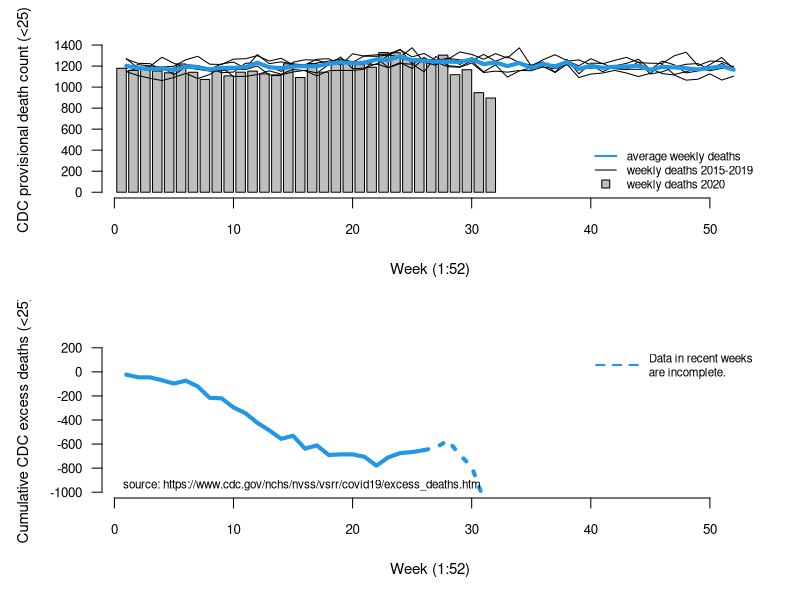
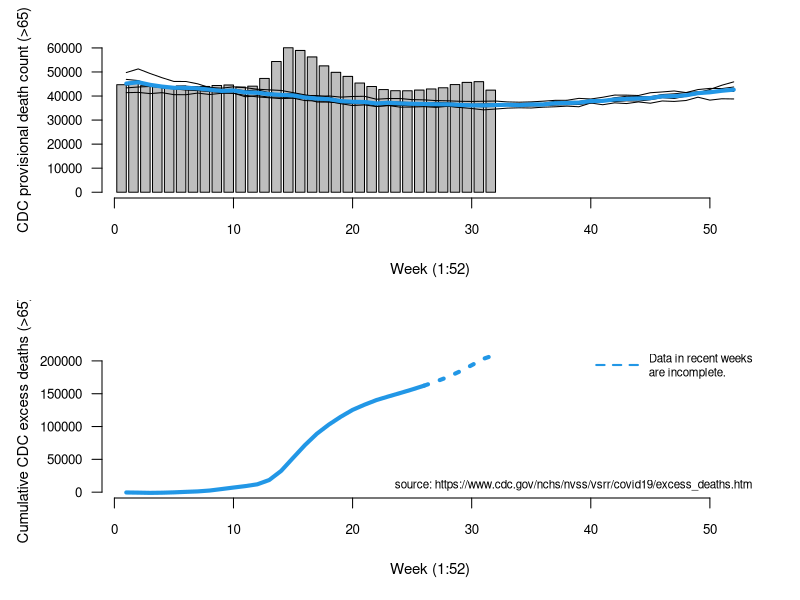

R code for these plots, in order:
## ---- chunk 1
Data<-read.csv("Weekly_counts_of_death_by_age_Full_Data_data_under25.csv")
Weekly<-matrix(NA,52,6,
	dimnames=list(1:52,2015:2020))
for(i in 1:6){
	ii<-which(Data$Year==(2014+i))
	Weekly[ii-52*(i-1),as.character(2014+i)]<-Data[ii,"Number.of.Deaths"]
}
par(mfrow=c(2,1),mar=c(5.1,5.1,2.1,2.1))
plot(NA,xlim=c(1,52),ylim=c(0,max(Weekly,na.rm=TRUE)),bty="n",xlab="Week (1:52)",
	ylab="",las=1,cex.axis=0.8,cex.lab=0.9)
title(ylab="CDC provisional death count (<25)",line=3.5,cex.lab=0.9)
barplot(Weekly[,"2020"],width=0.8,space=0.25,add=TRUE,axes=FALSE,names.arg="")
for(i in 1:5){
	lines(1:52,Weekly[,i])
}
lines(1:52,rowMeans(Weekly[,1:5]),lwd=4,col=palette()[4])
legend("bottomright",c("average weekly deaths","weekly deaths 2015-2019",
	"weekly deaths 2020"),bty="n",pch=c(NA,NA,22),pt.bg=c(NA,NA,"grey"),
	cex=0.7,pt.cex=c(NA,NA,1.2),lwd=c(2,1,NA),col=c(palette()[4],"black",
	"black"))
Expected<-rowMeans(Weekly[,1:5])
deaths.2020<-Weekly[,"2020"]
deaths.2020<-deaths.2020[!is.na(deaths.2020)]
excess.2020<-deaths.2020-Expected[1:length(deaths.2020)]
cs<-cumsum(excess.2020)
plot(NA,xlim=c(1,52),ylim=c(-1000,200),
	bty="n",xlab="Week (1:52)",
	ylab="",las=1,cex.axis=0.8,cex.lab=0.9)
title(ylab="Cumulative CDC excess deaths (<25)",line=3.5,cex.lab=0.9)
lines(1:(length(deaths.2020)-6),cs[1:(length(cs)-6)],lwd=4,col=palette()[4])
lines(1:7+(length(deaths.2020)-7),cs[1:7+(length(deaths.2020)-7)],lwd=4,
	lty="dotted",,col=palette()[4])
legend("bottomleft","source: https://www.cdc.gov/nchs/nvss/vsrr/covid19/excess_deaths.htm",
	cex=0.7,bty="n")
legend("topright","Data in recent weeks\nare incomplete.",lty="dashed",
	lwd=2,col=palette()[4],bty="n",cex=0.7,seg.len=4)
## ---- chunk 2
Data<-read.csv("Weekly_counts_of_death_by_age_Full_Data_data_over65.csv")
jj<-grep("Age.Group",colnames(Data))
ages<-levels(as.factor(Data[,jj]))
Weekly<-matrix(NA,52,6,
	dimnames=list(1:52,2015:2020))
for(i in 1:length(ages)){
	ii<-which(Data[,jj]==ages[i])
	Tmp<-Data[ii,]
	for(j in 1:6){
		ii<-which(Tmp$Year==(2014+j))
		if(i==1) Weekly[ii-52*(j-1),as.character(2014+j)]<-0
		Weekly[ii-52*(j-1),as.character(2014+j)]<-
			Weekly[ii-52*(j-1),as.character(2014+j)]+
			Tmp[ii,"Number.of.Deaths"]
	}
}
par(mfrow=c(2,1),mar=c(5.1,5.1,2.1,2.1))
plot(NA,xlim=c(1,52),ylim=c(0,max(Weekly,na.rm=TRUE)),bty="n",xlab="Week (1:52)",
	ylab="",las=1,cex.axis=0.8,cex.lab=0.9)
title(ylab="CDC provisional death count (>65)",line=3.5,cex.lab=0.9)
barplot(Weekly[,"2020"],width=0.8,space=0.25,add=TRUE,axes=FALSE,names.arg="")
for(i in 1:5){
	lines(1:52,Weekly[,i])
}
lines(1:52,rowMeans(Weekly[,1:5]),lwd=4,col=palette()[4])
Expected<-rowMeans(Weekly[,1:5])
deaths.2020<-Weekly[,"2020"]
deaths.2020<-deaths.2020[!is.na(deaths.2020)]
excess.2020<-deaths.2020-Expected[1:length(deaths.2020)]
cs<-cumsum(excess.2020)
plot(NA,xlim=c(1,52),ylim=c(-100,220000),
	bty="n",xlab="Week (1:52)",
	ylab="",las=1,cex.axis=0.8,cex.lab=0.9)
title(ylab="Cumulative CDC excess deaths (>65)",line=3.5,cex.lab=0.9)
lines(1:(length(deaths.2020)-6),cs[1:(length(cs)-6)],lwd=4,col=palette()[4])
lines(1:7+(length(deaths.2020)-7),cs[1:7+(length(deaths.2020)-7)],lwd=4,
	lty="dotted",,col=palette()[4])
legend("bottomright","source: https://www.cdc.gov/nchs/nvss/vsrr/covid19/excess_deaths.htm",
	cex=0.7,bty="n")
legend("topright","Data in recent weeks\nare incomplete.",lty="dashed",
	lwd=2,col=palette()[4],bty="n",cex=0.7,seg.len=4)
